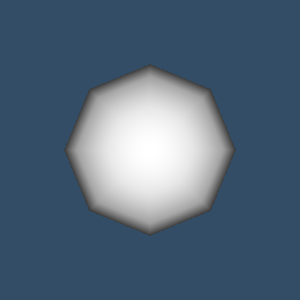

Recreate this plot in Python.
#!/usr/bin/env python

# Write a sphere with normals to PLY, read back, and render to verify normals are preserved.

import os
import tempfile

import vtkmodules.vtkInteractionStyle  # noqa: F401
import vtkmodules.vtkRenderingFreeType  # noqa: F401
import vtkmodules.vtkRenderingOpenGL2  # noqa: F401

from vtkmodules.vtkFiltersSources import vtkSphereSource
from vtkmodules.vtkIOPLY import vtkPLYReader, vtkPLYWriter
from vtkmodules.vtkRenderingCore import (
    vtkActor,
    vtkPolyDataMapper,
    vtkRenderWindow,
    vtkRenderWindowInteractor,
    vtkRenderer,
)

# Source
temp_dir = tempfile.mkdtemp()

sphere_source = vtkSphereSource()
sphere_source.GenerateNormalsOn()

ply_output_file = os.path.join(temp_dir, "TestPlyWriterNormalsOutput.ply")
ply_writer = vtkPLYWriter()
ply_writer.SetInputConnection(sphere_source.GetOutputPort())
ply_writer.SetFileName(ply_output_file)
ply_writer.Write()

readback_reader = vtkPLYReader()
readback_reader.SetFileName(ply_output_file)

# Mapper
normals_mapper = vtkPolyDataMapper()
normals_mapper.SetInputConnection(readback_reader.GetOutputPort())

# Actor
normals_actor = vtkActor()
normals_actor.SetMapper(normals_mapper)

# Renderer
renderer = vtkRenderer()
renderer.AddActor(normals_actor)
renderer.SetBackground(0.2, 0.3, 0.4)

# Render window
render_window = vtkRenderWindow()
render_window.AddRenderer(renderer)
render_window.SetWindowName("ply writer normals")
render_window.SetMultiSamples(0)
render_window.SetSize(300, 300)

# Interactor
interactor = vtkRenderWindowInteractor()
interactor.SetRenderWindow(render_window)

# Scene
interactor.Initialize()
interactor.Start()
